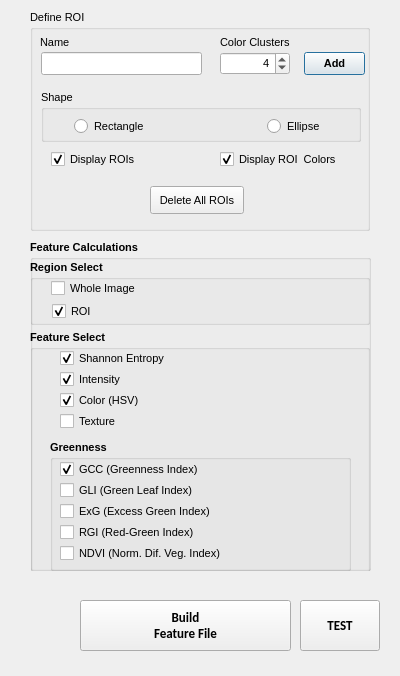
<?xml version="1.0" encoding="UTF-8"?>
<ui version="4.0">
 <class>Dialog</class>
 <widget class="QDialog" name="Dialog">
  <property name="geometry">
   <rect>
    <x>0</x>
    <y>0</y>
    <width>400</width>
    <height>676</height>
   </rect>
  </property>
  <property name="windowTitle">
   <string>Select Features</string>
  </property>
  <widget class="QDialogButtonBox" name="buttonBox_Close">
   <property name="enabled">
    <bool>false</bool>
   </property>
   <property name="geometry">
    <rect>
     <x>0</x>
     <y>670</y>
     <width>81</width>
     <height>32</height>
    </rect>
   </property>
   <property name="font">
    <font>
     <family>MS Shell Dlg 2</family>
     <pointsize>8</pointsize>
    </font>
   </property>
   <property name="orientation">
    <enum>Qt::Horizontal</enum>
   </property>
   <property name="standardButtons">
    <set>QDialogButtonBox::NoButton</set>
   </property>
  </widget>
  <widget class="QGroupBox" name="groupBox_ScalarOutputs">
   <property name="geometry">
    <rect>
     <x>30</x>
     <y>240</y>
     <width>341</width>
     <height>331</height>
    </rect>
   </property>
   <property name="font">
    <font>
     <family>MS Shell Dlg 2</family>
     <pointsize>8</pointsize>
     <weight>75</weight>
     <bold>true</bold>
    </font>
   </property>
   <property name="title">
    <string>Feature Calculations</string>
   </property>
   <property name="flat">
    <bool>true</bool>
   </property>
   <widget class="QGroupBox" name="groupBox_14">
    <property name="geometry">
     <rect>
      <x>0</x>
      <y>20</y>
      <width>340</width>
      <height>65</height>
     </rect>
    </property>
    <property name="font">
     <font>
      <family>MS Shell Dlg 2</family>
      <pointsize>8</pointsize>
      <weight>75</weight>
      <bold>true</bold>
     </font>
    </property>
    <property name="toolTip">
     <string>Choose whether to save stats for the ROI, for the Image, or both.</string>
    </property>
    <property name="title">
     <string>Region Select</string>
    </property>
    <widget class="QCheckBox" name="checkBoxScalarRegion_WholeImage">
     <property name="geometry">
      <rect>
       <x>21</x>
       <y>20</y>
       <width>220</width>
       <height>17</height>
      </rect>
     </property>
     <property name="font">
      <font>
       <family>MS Shell Dlg 2</family>
       <pointsize>8</pointsize>
       <weight>50</weight>
       <bold>false</bold>
      </font>
     </property>
     <property name="text">
      <string>Whole Image</string>
     </property>
     <property name="checked">
      <bool>false</bool>
     </property>
    </widget>
    <widget class="QCheckBox" name="checkBoxScalarRegion_ROI">
     <property name="geometry">
      <rect>
       <x>22</x>
       <y>43</y>
       <width>220</width>
       <height>17</height>
      </rect>
     </property>
     <property name="font">
      <font>
       <family>MS Shell Dlg 2</family>
       <pointsize>8</pointsize>
       <weight>50</weight>
       <bold>false</bold>
      </font>
     </property>
     <property name="text">
      <string>ROI</string>
     </property>
     <property name="checked">
      <bool>true</bool>
     </property>
    </widget>
   </widget>
   <widget class="QGroupBox" name="groupBox_15">
    <property name="geometry">
     <rect>
      <x>0</x>
      <y>90</y>
      <width>340</width>
      <height>251</height>
     </rect>
    </property>
    <property name="font">
     <font>
      <family>MS Shell Dlg 2</family>
      <pointsize>8</pointsize>
      <weight>75</weight>
      <bold>true</bold>
     </font>
    </property>
    <property name="title">
     <string>Feature Select</string>
    </property>
    <property name="flat">
     <bool>false</bool>
    </property>
    <widget class="QGroupBox" name="groupBox_16">
     <property name="geometry">
      <rect>
       <x>20</x>
       <y>110</y>
       <width>301</width>
       <height>131</height>
      </rect>
     </property>
     <property name="font">
      <font>
       <family>MS Shell Dlg 2</family>
       <pointsize>8</pointsize>
       <weight>75</weight>
       <bold>true</bold>
      </font>
     </property>
     <property name="title">
      <string>Greenness</string>
     </property>
     <widget class="QCheckBox" name="checkBox_GCC">
      <property name="geometry">
       <rect>
        <x>10</x>
        <y>21</y>
        <width>260</width>
        <height>17</height>
       </rect>
      </property>
      <property name="font">
       <font>
        <family>MS Shell Dlg 2</family>
        <pointsize>8</pointsize>
        <weight>50</weight>
        <bold>false</bold>
       </font>
      </property>
      <property name="autoFillBackground">
       <bool>false</bool>
      </property>
      <property name="text">
       <string>GCC (Greenness Index)</string>
      </property>
      <property name="checked">
       <bool>true</bool>
      </property>
     </widget>
     <widget class="QCheckBox" name="checkBox_ExG">
      <property name="geometry">
       <rect>
        <x>10</x>
        <y>63</y>
        <width>260</width>
        <height>17</height>
       </rect>
      </property>
      <property name="font">
       <font>
        <family>MS Shell Dlg 2</family>
        <pointsize>8</pointsize>
        <weight>50</weight>
        <bold>false</bold>
       </font>
      </property>
      <property name="text">
       <string>ExG (Excess Green Index)</string>
      </property>
     </widget>
     <widget class="QCheckBox" name="checkBox_RGI">
      <property name="geometry">
       <rect>
        <x>10</x>
        <y>84</y>
        <width>260</width>
        <height>17</height>
       </rect>
      </property>
      <property name="font">
       <font>
        <family>MS Shell Dlg 2</family>
        <pointsize>8</pointsize>
        <weight>50</weight>
        <bold>false</bold>
       </font>
      </property>
      <property name="text">
       <string>RGI (Red-Green Index)</string>
      </property>
     </widget>
     <widget class="QCheckBox" name="checkBox_NDVI">
      <property name="geometry">
       <rect>
        <x>10</x>
        <y>105</y>
        <width>260</width>
        <height>17</height>
       </rect>
      </property>
      <property name="font">
       <font>
        <family>MS Shell Dlg 2</family>
        <pointsize>8</pointsize>
        <weight>50</weight>
        <bold>false</bold>
       </font>
      </property>
      <property name="text">
       <string>NDVI (Norm. Dif. Veg. Index)</string>
      </property>
     </widget>
     <widget class="QCheckBox" name="checkBox_GLI">
      <property name="geometry">
       <rect>
        <x>10</x>
        <y>42</y>
        <width>260</width>
        <height>17</height>
       </rect>
      </property>
      <property name="font">
       <font>
        <family>MS Shell Dlg 2</family>
        <pointsize>8</pointsize>
        <weight>50</weight>
        <bold>false</bold>
       </font>
      </property>
      <property name="text">
       <string>GLI (Green Leaf Index)</string>
      </property>
     </widget>
    </widget>
    <widget class="QCheckBox" name="checkBox_Texture">
     <property name="geometry">
      <rect>
       <x>30</x>
       <y>83</y>
       <width>160</width>
       <height>17</height>
      </rect>
     </property>
     <property name="font">
      <font>
       <family>MS Shell Dlg 2</family>
       <pointsize>8</pointsize>
       <weight>50</weight>
       <bold>false</bold>
      </font>
     </property>
     <property name="text">
      <string>Texture</string>
     </property>
    </widget>
    <widget class="QCheckBox" name="checkBox_ShannonEntropy">
     <property name="geometry">
      <rect>
       <x>30</x>
       <y>20</y>
       <width>160</width>
       <height>17</height>
      </rect>
     </property>
     <property name="font">
      <font>
       <family>MS Shell Dlg 2</family>
       <pointsize>8</pointsize>
       <weight>50</weight>
       <bold>false</bold>
      </font>
     </property>
     <property name="text">
      <string>Shannon Entropy</string>
     </property>
     <property name="checked">
      <bool>true</bool>
     </property>
    </widget>
    <widget class="QCheckBox" name="checkBox_Intensity">
     <property name="geometry">
      <rect>
       <x>30</x>
       <y>41</y>
       <width>160</width>
       <height>17</height>
      </rect>
     </property>
     <property name="font">
      <font>
       <family>MS Shell Dlg 2</family>
       <pointsize>8</pointsize>
       <weight>50</weight>
       <bold>false</bold>
      </font>
     </property>
     <property name="text">
      <string>Intensity</string>
     </property>
     <property name="checked">
      <bool>true</bool>
     </property>
    </widget>
    <widget class="QCheckBox" name="checkBoxColor_HSV">
     <property name="geometry">
      <rect>
       <x>30</x>
       <y>62</y>
       <width>160</width>
       <height>17</height>
      </rect>
     </property>
     <property name="font">
      <font>
       <family>MS Shell Dlg 2</family>
       <pointsize>8</pointsize>
       <weight>50</weight>
       <bold>false</bold>
      </font>
     </property>
     <property name="text">
      <string>Color (HSV)</string>
     </property>
     <property name="checked">
      <bool>true</bool>
     </property>
    </widget>
   </widget>
  </widget>
  <widget class="QGroupBox" name="groupBox_17">
   <property name="geometry">
    <rect>
     <x>30</x>
     <y>10</y>
     <width>340</width>
     <height>221</height>
    </rect>
   </property>
   <property name="font">
    <font>
     <family>MS Shell Dlg 2</family>
     <pointsize>8</pointsize>
    </font>
   </property>
   <property name="title">
    <string>Define ROI</string>
   </property>
   <widget class="QPushButton" name="pushButton_deleteAllROIs">
    <property name="geometry">
     <rect>
      <x>120</x>
      <y>176</y>
      <width>94</width>
      <height>28</height>
     </rect>
    </property>
    <property name="font">
     <font>
      <family>MS Shell Dlg 2</family>
      <pointsize>8</pointsize>
     </font>
    </property>
    <property name="text">
     <string>Delete All ROIs</string>
    </property>
   </widget>
   <widget class="QGroupBox" name="groupBox_18">
    <property name="geometry">
     <rect>
      <x>11</x>
      <y>80</y>
      <width>320</width>
      <height>52</height>
     </rect>
    </property>
    <property name="font">
     <font>
      <family>MS Shell Dlg 2</family>
      <pointsize>8</pointsize>
     </font>
    </property>
    <property name="title">
     <string>Shape</string>
    </property>
    <widget class="QWidget" name="layoutWidget">
     <property name="geometry">
      <rect>
       <x>33</x>
       <y>25</y>
       <width>251</width>
       <height>24</height>
      </rect>
     </property>
     <layout class="QHBoxLayout" name="horizontalLayout">
      <item>
       <widget class="QRadioButton" name="radioButton_ROIShapeRectangle">
        <property name="font">
         <font>
          <family>MS Shell Dlg 2</family>
          <pointsize>8</pointsize>
         </font>
        </property>
        <property name="text">
         <string>Rectangle</string>
        </property>
       </widget>
      </item>
      <item>
       <spacer name="horizontalSpacer_8">
        <property name="font">
         <font>
          <family>MS Shell Dlg 2</family>
          <pointsize>8</pointsize>
         </font>
        </property>
        <property name="orientation">
         <enum>Qt::Horizontal</enum>
        </property>
        <property name="sizeHint" stdset="0">
         <size>
          <width>98</width>
          <height>13</height>
         </size>
        </property>
       </spacer>
      </item>
      <item>
       <widget class="QRadioButton" name="radioButton_ROIShapeEllipse">
        <property name="font">
         <font>
          <family>MS Shell Dlg 2</family>
          <pointsize>8</pointsize>
         </font>
        </property>
        <property name="text">
         <string>Ellipse</string>
        </property>
       </widget>
      </item>
     </layout>
    </widget>
   </widget>
   <widget class="QLabel" name="label_roiName_4">
    <property name="geometry">
     <rect>
      <x>10</x>
      <y>24</y>
      <width>160</width>
      <height>16</height>
     </rect>
    </property>
    <property name="font">
     <font>
      <family>MS Shell Dlg 2</family>
      <pointsize>8</pointsize>
     </font>
    </property>
    <property name="text">
     <string>Name</string>
    </property>
   </widget>
   <widget class="QSpinBox" name="spinBoxColorClusters">
    <property name="geometry">
     <rect>
      <x>190</x>
      <y>42</y>
      <width>70</width>
      <height>23</height>
     </rect>
    </property>
    <property name="font">
     <font>
      <family>MS Shell Dlg 2</family>
      <pointsize>8</pointsize>
     </font>
    </property>
    <property name="alignment">
     <set>Qt::AlignRight|Qt::AlignTrailing|Qt::AlignVCenter</set>
    </property>
    <property name="minimum">
     <number>1</number>
    </property>
    <property name="maximum">
     <number>8</number>
    </property>
    <property name="value">
     <number>4</number>
    </property>
   </widget>
   <widget class="QLabel" name="label_6">
    <property name="geometry">
     <rect>
      <x>190</x>
      <y>24</y>
      <width>140</width>
      <height>16</height>
     </rect>
    </property>
    <property name="font">
     <font>
      <family>MS Shell Dlg 2</family>
      <pointsize>8</pointsize>
     </font>
    </property>
    <property name="text">
     <string>Color Clusters</string>
    </property>
   </widget>
   <widget class="QPushButton" name="pushButtonAddROI">
    <property name="geometry">
     <rect>
      <x>274</x>
      <y>42</y>
      <width>61</width>
      <height>23</height>
     </rect>
    </property>
    <property name="font">
     <font>
      <family>MS Shell Dlg 2</family>
      <pointsize>8</pointsize>
      <weight>75</weight>
      <bold>true</bold>
     </font>
    </property>
    <property name="text">
     <string>Add</string>
    </property>
    <property name="default">
     <bool>true</bool>
    </property>
   </widget>
   <widget class="QLineEdit" name="lineEdit_roiName">
    <property name="geometry">
     <rect>
      <x>11</x>
      <y>42</y>
      <width>161</width>
      <height>23</height>
     </rect>
    </property>
    <property name="font">
     <font>
      <family>MS Shell Dlg 2</family>
      <pointsize>8</pointsize>
     </font>
    </property>
   </widget>
   <widget class="QWidget" name="layoutWidget_4">
    <property name="geometry">
     <rect>
      <x>21</x>
      <y>138</y>
      <width>291</width>
      <height>24</height>
     </rect>
    </property>
    <property name="font">
     <font>
      <family>MS Shell Dlg 2</family>
      <pointsize>8</pointsize>
     </font>
    </property>
    <layout class="QGridLayout" name="gridLayout_4">
     <item row="0" column="0">
      <widget class="QCheckBox" name="checkBoxDisplayROIs">
       <property name="font">
        <font>
         <family>MS Shell Dlg 2</family>
         <pointsize>8</pointsize>
        </font>
       </property>
       <property name="text">
        <string>Display ROIs</string>
       </property>
       <property name="checked">
        <bool>true</bool>
       </property>
      </widget>
     </item>
     <item row="0" column="1">
      <spacer name="horizontalSpacer_9">
       <property name="font">
        <font>
         <family>MS Shell Dlg 2</family>
         <pointsize>8</pointsize>
        </font>
       </property>
       <property name="orientation">
        <enum>Qt::Horizontal</enum>
       </property>
       <property name="sizeHint" stdset="0">
        <size>
         <width>40</width>
         <height>20</height>
        </size>
       </property>
      </spacer>
     </item>
     <item row="0" column="2">
      <widget class="QCheckBox" name="checkBoxCalcColors">
       <property name="font">
        <font>
         <family>MS Shell Dlg 2</family>
         <pointsize>8</pointsize>
        </font>
       </property>
       <property name="toolTip">
        <string>Check this box to only train on colors when 'Add' is clicked.</string>
       </property>
       <property name="text">
        <string>Display ROI  Colors</string>
       </property>
       <property name="checked">
        <bool>true</bool>
       </property>
      </widget>
     </item>
    </layout>
   </widget>
  </widget>
  <widget class="QPushButton" name="pushButton_Dlg_BuildFeatureFile">
   <property name="geometry">
    <rect>
     <x>80</x>
     <y>600</y>
     <width>211</width>
     <height>51</height>
    </rect>
   </property>
   <property name="font">
    <font>
     <family>Calibri</family>
     <pointsize>10</pointsize>
     <weight>75</weight>
     <bold>true</bold>
    </font>
   </property>
   <property name="autoFillBackground">
    <bool>true</bool>
   </property>
   <property name="text">
    <string>Build
Feature File</string>
   </property>
  </widget>
  <widget class="QPushButton" name="pushButton_Dlg_TEST">
   <property name="geometry">
    <rect>
     <x>300</x>
     <y>600</y>
     <width>80</width>
     <height>51</height>
    </rect>
   </property>
   <property name="font">
    <font>
     <family>Calibri</family>
     <pointsize>10</pointsize>
     <weight>75</weight>
     <bold>true</bold>
    </font>
   </property>
   <property name="text">
    <string>TEST</string>
   </property>
  </widget>
 </widget>
 <tabstops>
  <tabstop>lineEdit_roiName</tabstop>
  <tabstop>pushButtonAddROI</tabstop>
  <tabstop>checkBoxScalarRegion_WholeImage</tabstop>
  <tabstop>checkBoxScalarRegion_ROI</tabstop>
  <tabstop>checkBox_ShannonEntropy</tabstop>
  <tabstop>checkBox_Intensity</tabstop>
  <tabstop>checkBox_Texture</tabstop>
  <tabstop>checkBoxColor_HSV</tabstop>
  <tabstop>checkBox_GCC</tabstop>
  <tabstop>checkBox_GLI</tabstop>
  <tabstop>checkBox_ExG</tabstop>
  <tabstop>checkBoxDisplayROIs</tabstop>
  <tabstop>checkBox_RGI</tabstop>
  <tabstop>checkBox_NDVI</tabstop>
  <tabstop>pushButton_Dlg_BuildFeatureFile</tabstop>
  <tabstop>checkBoxCalcColors</tabstop>
  <tabstop>spinBoxColorClusters</tabstop>
  <tabstop>pushButton_deleteAllROIs</tabstop>
  <tabstop>radioButton_ROIShapeRectangle</tabstop>
  <tabstop>radioButton_ROIShapeEllipse</tabstop>
 </tabstops>
 <resources/>
 <connections>
  <connection>
   <sender>buttonBox_Close</sender>
   <signal>accepted()</signal>
   <receiver>Dialog</receiver>
   <slot>accept()</slot>
   <hints>
    <hint type="sourcelabel">
     <x>248</x>
     <y>254</y>
    </hint>
    <hint type="destinationlabel">
     <x>157</x>
     <y>274</y>
    </hint>
   </hints>
  </connection>
  <connection>
   <sender>buttonBox_Close</sender>
   <signal>rejected()</signal>
   <receiver>Dialog</receiver>
   <slot>reject()</slot>
   <hints>
    <hint type="sourcelabel">
     <x>316</x>
     <y>260</y>
    </hint>
    <hint type="destinationlabel">
     <x>286</x>
     <y>274</y>
    </hint>
   </hints>
  </connection>
 </connections>
</ui>
